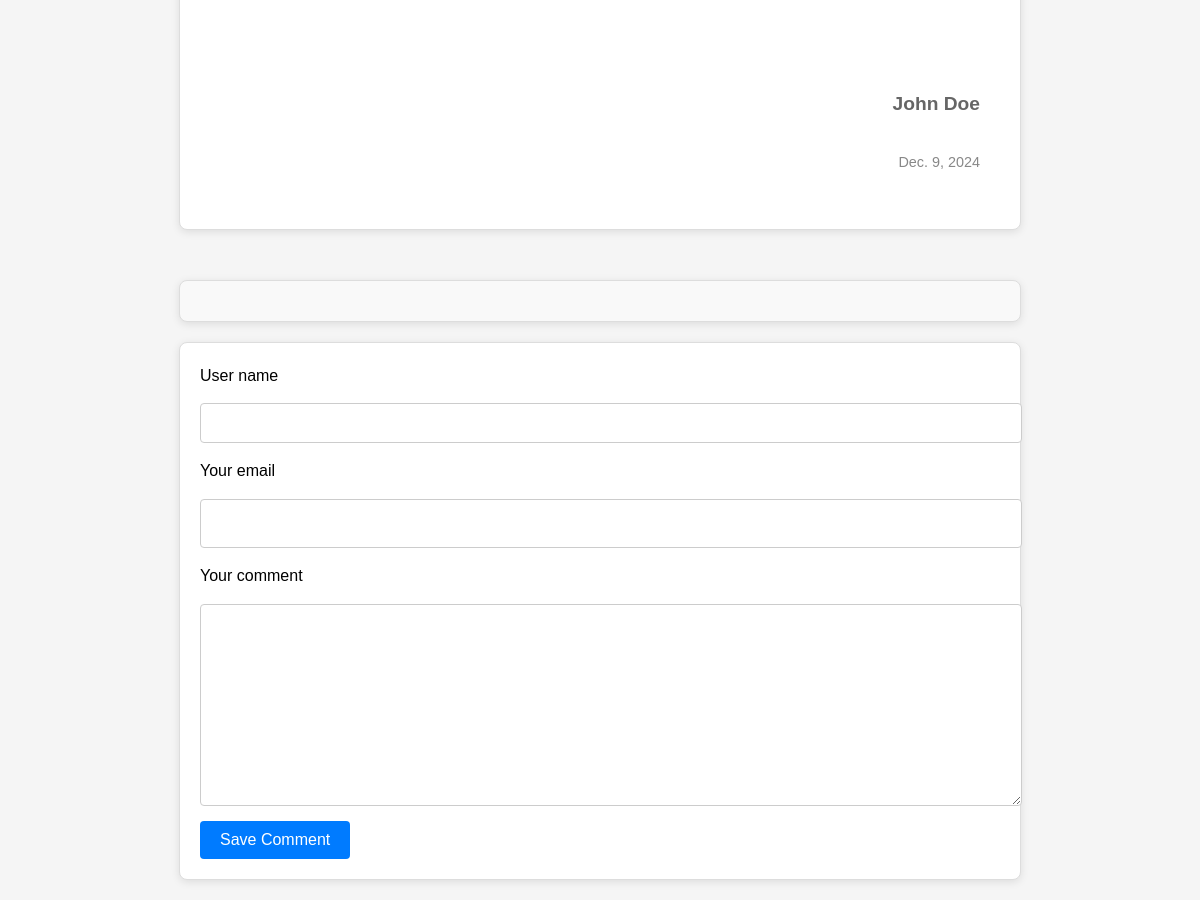
Page /posts/mountain-hiking-adventures (lower part) on the earlier database version.
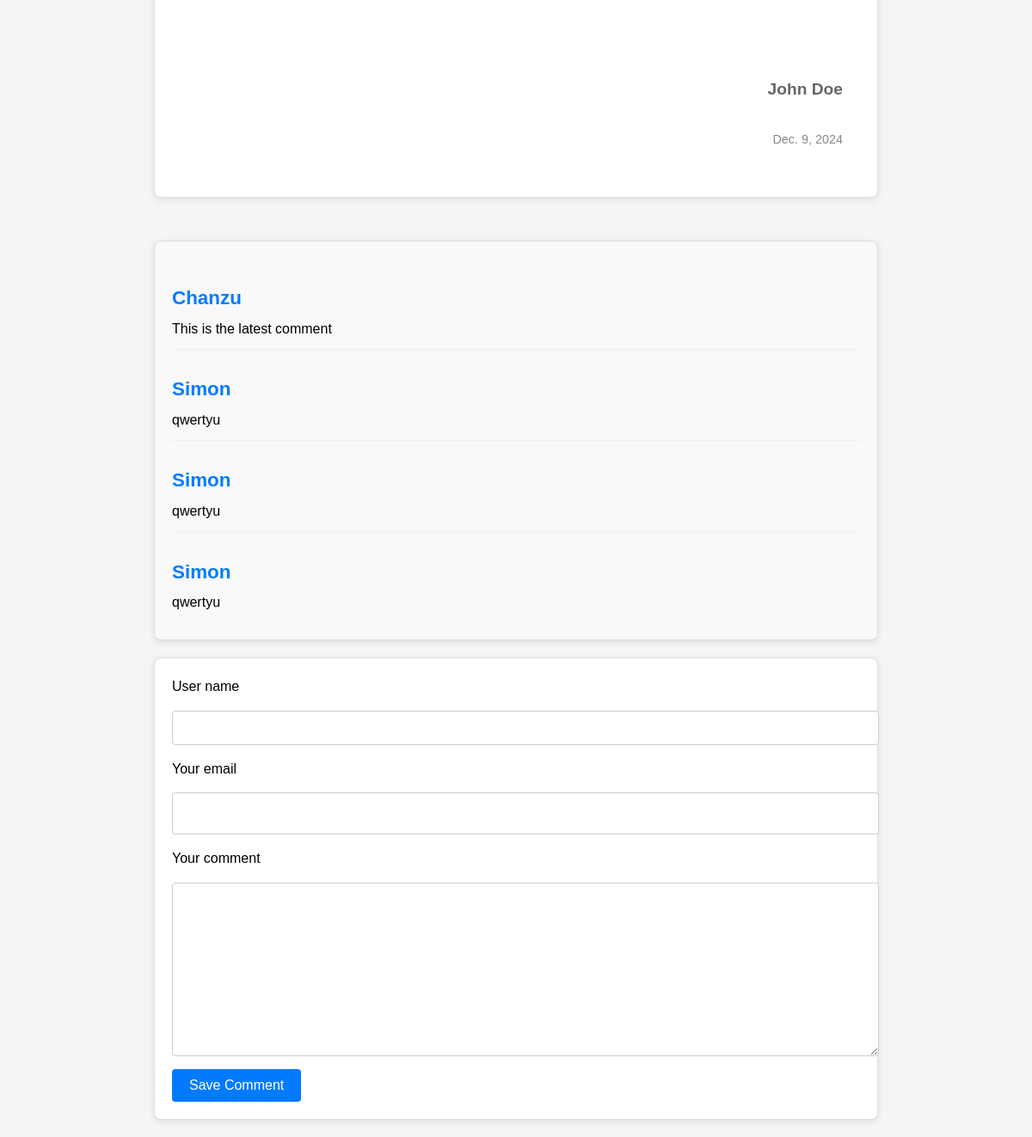
Same page on the later database version.
### blog/models.py (models this page shows, shortened)
class Post(models.Model):
    title= models.CharField(max_length=150)
    excerpt= models.CharField(max_length=200)
    image = models.ImageField(upload_to="posts", null=True)
    date = models.DateField(auto_now=True)
    slug = models.SlugField(unique=True, db_index=True, max_length=100, blank=True)  # Allow blank for auto-generation
    content = models.TextField()
    author = models.ForeignKey(Author,on_delete=models.SET_NULL,null=True,related_name='posts')
    tags = models.ManyToManyField(Tag)

class Author(models.Model):
    first_name= models.CharField(max_length=100)
    last_name = models.CharField(max_length=100)
    email_adress = models.EmailField()
    def __str__(self):
        return f"{self.first_name} {self.last_name}"

class Comment(models.Model):
    user_name = models.CharField(max_length=100)
    user_email = models.EmailField()
    text= models.TextField(max_length=400)
    post =models.ForeignKey(Post, on_delete=models.CASCADE, related_name="comments")

### blog/views.py (the view, shortened to what this page needs)
# urls.py: path("posts/<slug:slug>",views.PostDetailView.as_view(), name="post-detail-page")
class PostDetailView(View):
    def get(self,request,slug):
        post = Post.objects.get(slug=slug)
        return render(request,"blog/post-detail.html",{
            "post": post,
            "comment_form":CommentModelForm(),
            "comments":post.comments.all().order_by("-id")
        })

### blog/forms.py
class CommentModelForm(forms.ModelForm):
    class Meta:
        model = Comment
        exclude = ["post"]
        labels = {
            "user_name ":"Your name",
            "user_email":"Your email",
            "text":"Your comment"
        }

### blog/templates/blog/post-detail.html (shortened to what this page needs)
{% extends "base.html" %}
{% load static %}
{% block css_files %}
<link rel="stylesheet" href="{% static 'blog/post-detail.css'%}">
{% endblock css_files %}
{% block content %}
<article class="post">
        <div class="post__content">
            <br/>
            <br/>
            <h5>{{post.author}}</h5>
            <p>{{post.date}}</p>
        </div>
</article>
<div class="comments-list">
<ul>
    {% for comment in comments  %}
        <li>
            <h2>{{comment.user_name}}</h2>
            {{comment.text}}
        </li>
    {% endfor %}
</ul>
</div>
<div class="comment-form">
    <form action="{% url 'post-detail-page' post.slug %}" method="POST">
        {% for form_field in comment_form %}
        {{form_field.label}}
        {{form_field}}
        {% endfor %}
        <button>Save Comment</button>
    </form>
</div>
{% endblock content %}

### templates/base.html (shortened to what this page needs)
{% load static %}
<!DOCTYPE html>
<html lang="en">
<head>
    {% block css_files %}{% endblock css_files %}
</head>
<body>
  {% block content %}
  {% endblock content %}
</body>
</html>

### blog/static/blog/post-detail.css (style rules this page uses)
body { font-family: 'Arial', sans-serif; background-color: #f5f5f5; margin: 0; padding: 0; line-height: 1.6; }
.post { max-width: 800px; margin: 50px auto; padding: 20px; background-color: #fff; border: 1px solid #ddd; border-radius: 8px; box-shadow: 0 2px 8px rgba(0, 0, 0, 0.1); overflow: hidden; }
.post__content { padding: 20px; }
.post__content p { font-size: 1.1rem; line-height: 1.6; color: #555; text-align: justify; }
.post__content h5 { font-size: 1.2rem; color: #666; margin-top: 20px; text-align: right; }
.post__content p:last-of-type { font-size: 0.9rem; color: #888; text-align: right; }
.comments-list { max-width: 800px; margin: 20px auto; padding: 20px; background-color: #f9f9f9; border: 1px solid #ddd; border-radius: 8px; box-shadow: 0 2px 8px rgba(0, 0, 0, 0.1); }
.comments-list ul { list-style: none; padding: 0; margin: 0; }
.comments-list li { padding: 10px 0; border-bottom: 1px solid #eee; }
.comments-list li:last-child { border-bottom: none; }
.comments-list h2 { font-size: 1.4rem; color: #007bff; margin-bottom: 5px; }
.comment-form { max-width: 800px; margin: 20px auto; padding: 20px; background-color: #fff; border: 1px solid #ddd; border-radius: 8px; box-shadow: 0 2px 8px rgba(0, 0, 0, 0.1); }
.comment-form form { display: flex; flex-direction: column; gap: 15px; }
.comment-form input[type="email"] { width: 100%; padding: 3.5px 10px; border: 1px solid #ccc; border-radius: 4px; font-size: 1rem; height: 40px; }
.comment-form input[type="text"], .comment-form textarea { width: 100%; padding: 10px; border: 1px solid #ccc; border-radius: 4px; font-size: 1rem; }
.comment-form textarea { min-height: 100px; resize: vertical; }
.comment-form button { align-self: flex-start; padding: 10px 20px; background-color: #007bff; color: #fff; border: none; border-radius: 4px; font-size: 1rem; cursor: pointer; transition: background-color 0.3s ease; }

Differences in the rows shown:
added Comment: user_name "Chanzu", text "This is the latest comment"
added Comment: user_name "Simon", text "qwertyu"
added Comment: user_name "Simon", text "qwertyu"
added Comment: user_name "Simon", text "qwertyu"
